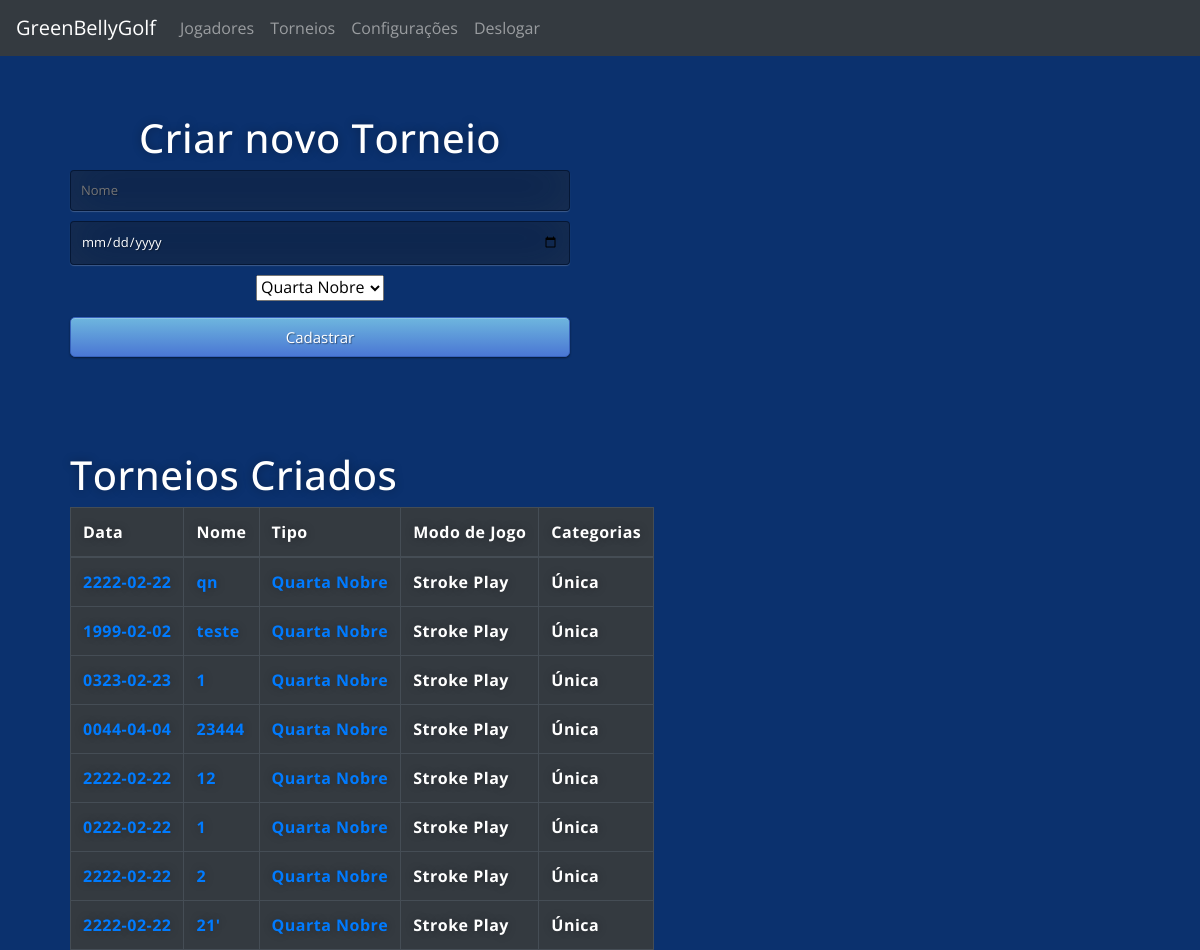
Before: /criartorneio (signed in) with the older database file.
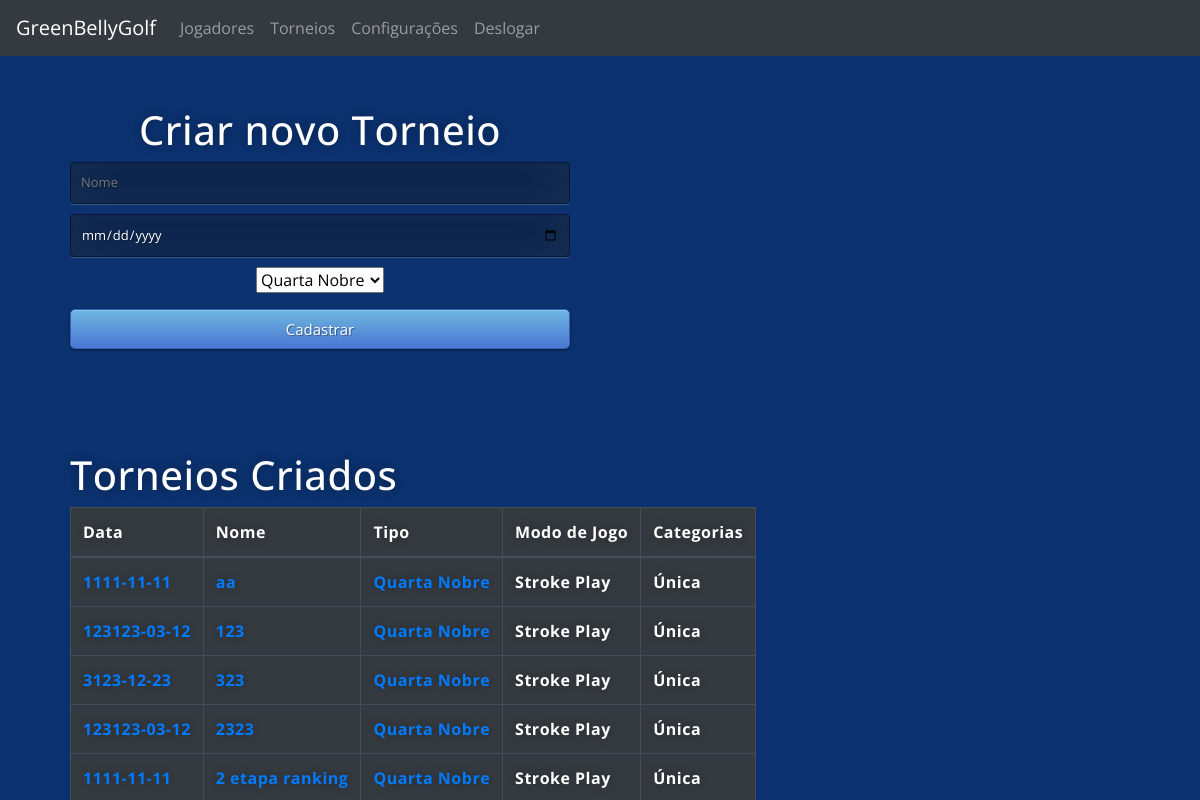
After: the same page with the newer database file.
### main.py (models this page shows)
class Torneios(db.Model):
    id = db.Column(db.Integer, primary_key=True)
    name = db.Column(db.String(1000))
    date = db.Column(db.String(100))
    type = db.Column(db.String(100))
    cat = db.Column(db.String(100))

### main.py (the view, shortened to what this page needs)
@app.route('/criartorneio', methods=["GET", "POST"])
@login_required
def criartorneio():
    rows = Torneios.query.all()
    return render_template('novo_torneio.html',
                           title='Tourneio',
                           rows=rows, name=current_user.name, logged_in=True)

### main.py (called while the page is built)
@login_manager.user_loader
def load_user(user_id):
    return User.query.get(int(user_id))

### templates/novo_torneio.html (shortened to what this page needs)
{% extends "base.html" %}
{% block content %}
<div class="box_left ">
    <h1>Criar novo Torneio</h1>
    <form action="{{ url_for('criartorneio') }}" method="post">
        <input type="text" name="name" placeholder="Nome" required="required" />
        <input type="date" name="date" placeholder="Data" required="required" />
        <select name="type" class="form-select form-select-lg mb-3" aria-label="Default select example">
            <option value="Quarta Nobre">Quarta Nobre</option>
        </select>
        <button type="submit" class="btn btn-primary btn-block btn-large">Cadastrar</button>
    </form>
</div>
<div class="jog_cad">
    <h1 style="padding-top:50px">Torneios Criados</h1>
    <table class="table table-dark table-bordered ">
        <thead class="thead-dark">
            <tr>
                <th scope="col">Data</th>
                <th scope="col">Nome</th>
                <th scope="col">Tipo</th>
                <th scope="col">Modo de Jogo</th>
                <th scope="col">Categorias</th>
            </tr>
        </thead>
        <tbody>
            {% for row in rows %}
            <tr>
                <th scope="row"><a href="/torneio/apuracao/{{row.id}}">{{row.date}}</a></th>
                <th scope="row"><a href="/torneio/apuracao/{{row.id}}">{{row.name}}</a></th>
                <th scope="row"><a href="/torneio/apuracao/{{row.id}}">{{row.type}}</a></th>
                <th scope="row">Stroke Play</th>
                <th scope="row">Única</th>
            </tr>
            {% endfor %}
        </tbody>
    </table>
</div>
{% endblock %}

Changed rows visible on the page:
removed Torneios: date "0222-02-22", name "1", type "Quarta Nobre"
removed Torneios: date "2222-02-22", name "2", type "Quarta Nobre"
removed Torneios: date "2222-02-22", name "21'", type "Quarta Nobre"
changed Torneios (number 1 of 5 on the later page): date "2222-02-22" → "1111-11-11"; name "qn" → "aa"
changed Torneios (number 2 of 5 on the later page): date "1999-02-02" → "123123-03-12"; name "teste" → "123"
changed Torneios (number 3 of 5 on the later page): date "0323-02-23" → "3123-12-23"; name "1" → "323"
changed Torneios (number 4 of 5 on the later page): date "0044-04-04" → "123123-03-12"; name "23444" → "2323"
changed Torneios: date "2222-02-22" → "1111-11-11"; name "12" → "2 etapa ranking"
